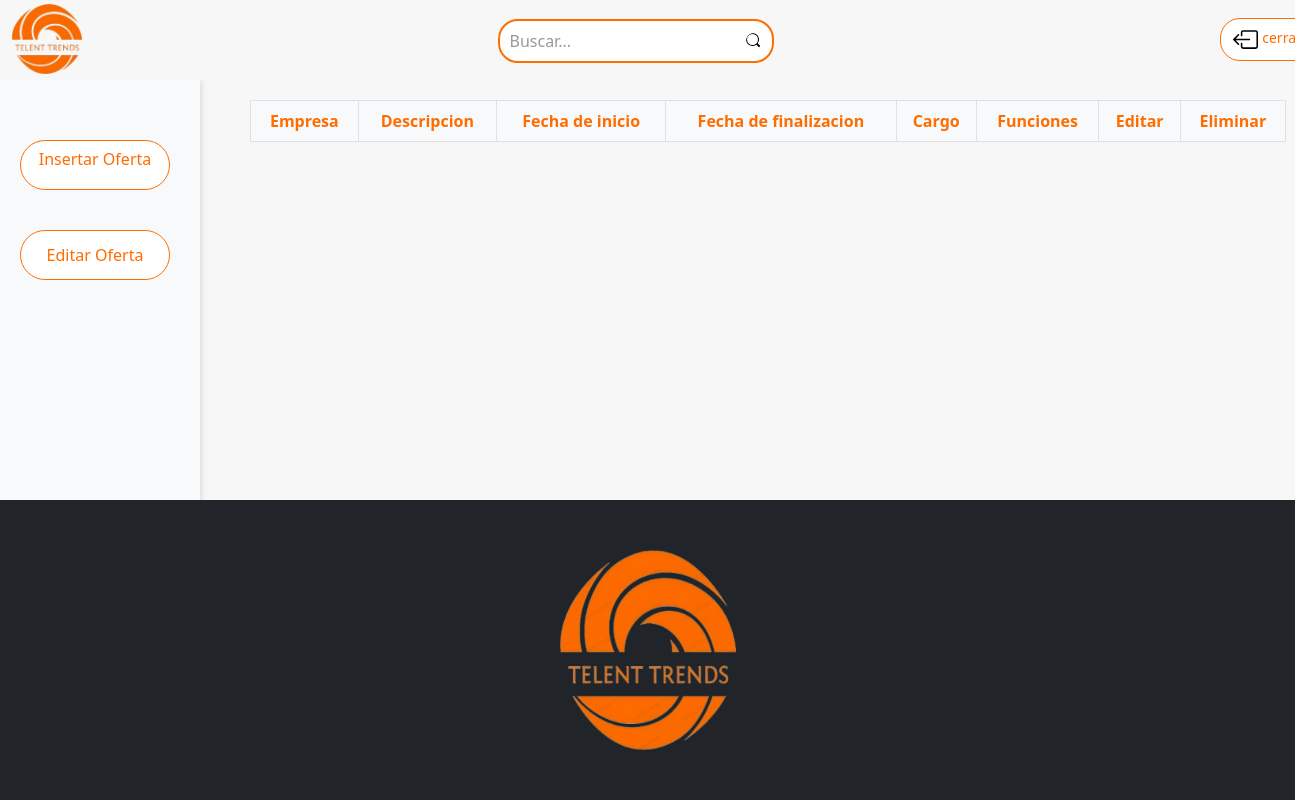
/experiencia/experiencia_list/, run on an earlier commit of the app's database.
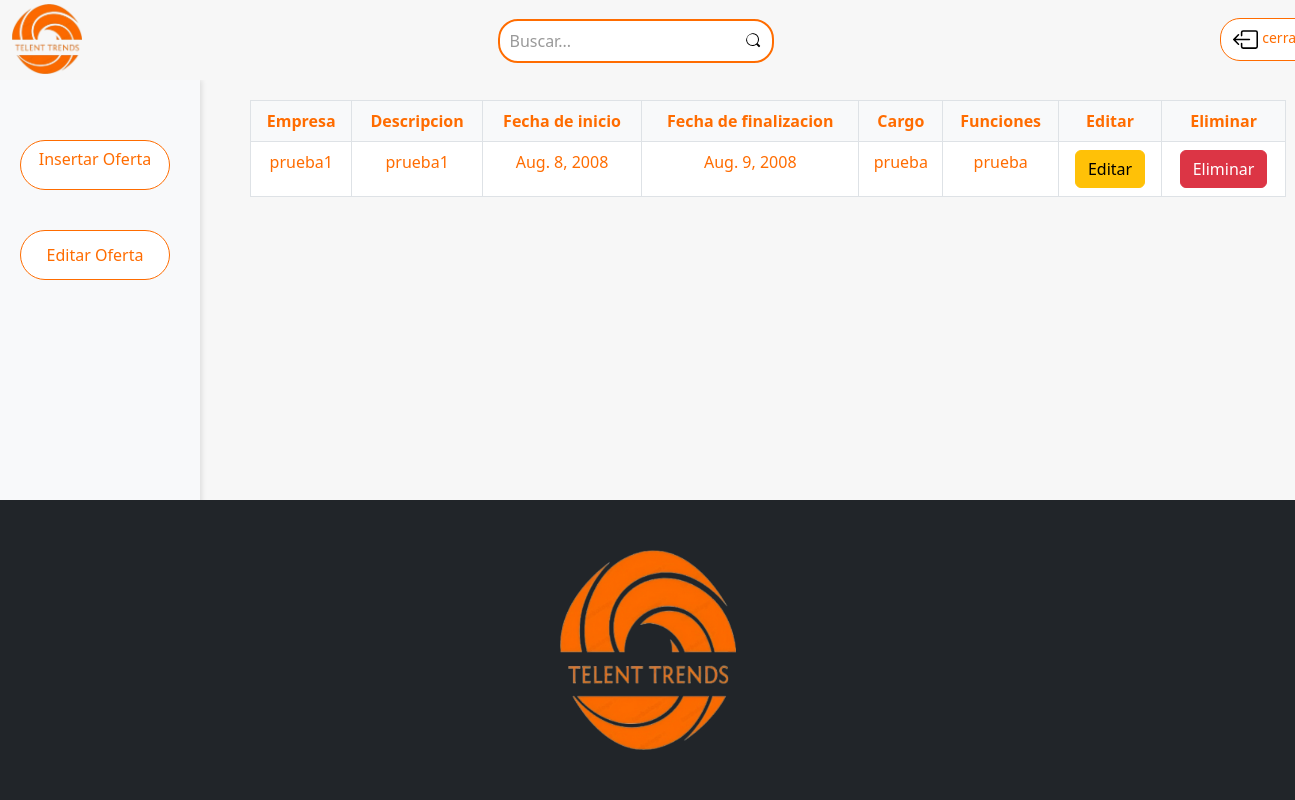
And on a later commit of the database.
### experiencia/models.py (models this page shows, shortened)
class Experiencia(models.Model):
    empresa=models.CharField(max_length=50)
    descripcion=models.CharField(max_length=250)
    fecha_inicio=models.DateField()
    fecha_fin=models.DateField()
    cargo=models.CharField(max_length=50)
    funciones=models.CharField(max_length=250)

### experiencia/views.py (the view)
# urls.py: path('experiencia_list/',views.Experiencialist,name="experiencialist"),
def Experiencialist(request):
    get_experiencia=Experiencia.objects.all()
    data={
        'get_experiencia':get_experiencia
    }
    return render(request,'listexperiencia.html',data)

### templates/listexperiencia.html (shortened to what this page needs)
{% load static %}
<!DOCTYPE html>
<html lang="en">
<head>
    <link href="https://cdn.jsdelivr.net/npm/bootstrap@5.3.2/dist/css/bootstrap.min.css" rel="stylesheet"
>
    <link href="{%static 'css/login_usuario.css'%}" rel="stylesheet">
</head>
{% block main %}
<body>
    <header class="header2">
        <div class="container-fluid"id="logbaring">
            <div class="row align-items-center">
                <div class="row">
                    <div class="col-3">
                        <img src="{%static 'img/Logo.png'%}" alt="Logoiama" class="logonav">
                    </div>
                    <div class="col-6">
                        <form action="/buscar" method="get" class="search-form">
                            <div class="search-container">
                              <input type="text" placeholder="Buscar..." name="busqueda" class="search-input">
                              <button type="submit" class="search-button">
                                <img src="{%static 'img/search.svg'%}" alt="Buscar" class="search-icon">
                              </button>
                            </div>
                        </form>
                    </div>
                    <div class="col-2">
                        <a href="{%url 'index'%}" class="btn btn-outline-secondary btn-rounded btn-sm">
                            <img src="{%static 'img/box-arrow-left.svg'%}" alt="Ingresar" class="logo_cerrar_seccion">cerrar sesión
                        </a>
                    </div>
                </div>
            </div>
        </div>
    </header>
    <section>
        <div class="options-panel">
            <a href="{%url "index_formulario_experiencia"%}" class="btn btn-primary btn-block">Insertar Oferta</a>
            <button class="btn btn-primary btn-block">Editar Oferta</button>
        </div>
        <div class="table-container">
            <table class="table">
                <thead>
                    <tr>
                        <th scope="col">Empresa</th>
                        <th scope="col">Descripcion</th>
                        <th scope="col">Fecha de inicio</th>
                        <th scope="col">Fecha de finalizacion</th>
                        <th scope="col">Cargo</th>
                        <th scope="col">Funciones</th>
                        <th scope="col">Editar</th>
                        <th scope="col">Eliminar</th>
                    </tr>
                </thead>
                <tbody>
                      {% for usr in get_experiencia%}
                    <tr>
                      <td>{{usr.empresa}}</td>
                      <td>{{usr.descripcion}}</td>
                      <td>{{usr.fecha_inicio}}</td>
                      <td>{{usr.fecha_fin}}</td>
                      <td>{{usr.cargo}}</td>
                      <td>{{usr.funciones}}</td>
                      <td><a  class="btn btn-warning" href={% url "editar_experiencia" usr.id %}>Editar</a></td>
                      <td><a  class="btn btn-danger" href={% url "eliminar_experiencia" usr.id %}>Eliminar</a></td>
                    </tr>
                    {%endfor%}
                  </tbody>
            </table>
        </div>
    </section>
    <footer class="bg-dark text-white text-center py-3">
        <div class="container-fluid align-items-center">
            <div class="row align-items-center">
                <img src="{%static 'img/Logo.png'%}" alt="Imagen de inicio" class="imagen_footer">
            </div>
        </div>
    </footer>
</body>
{% endblock %}
</html>

What changed in the data, as far as the page shows it:
added Experiencia: empresa "prueba1", descripcion "prueba1", fecha_inicio "Aug. 8, 2008", fecha_fin "Aug. 9, 2008", cargo "prueba", funciones "prueba"
